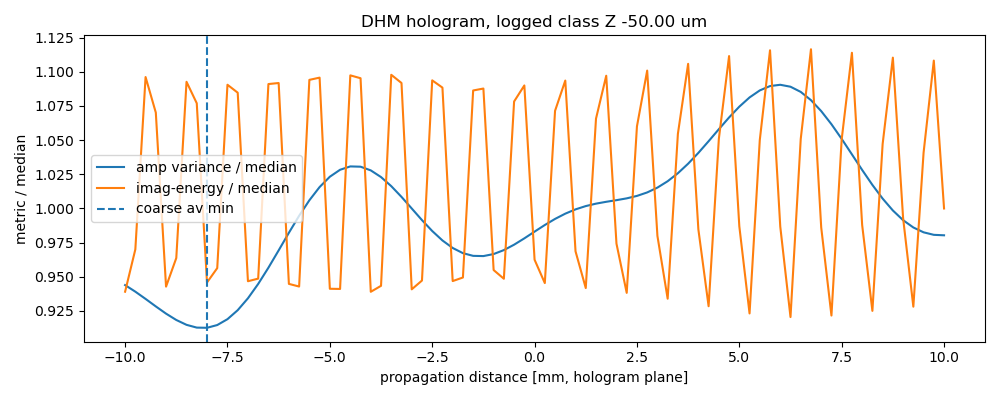
#> input picture real_data/dhm_tiny/dhm_c0_car281_coarse.png, 1000 x 400 px; its folder holds only this picture in this run
$ python run_dhm.py dhm_c0_car281_coarse.png 1.0
#> lines starting #> are read from the running program, lines starting #| are printed output that depends on the picture
#!/usr/bin/env python3
"""Run a Cuenat et al. DHM hologram (Zenodo 6337535) through the
wave-hologram pipeline and score it against its logged ground truth.

Dataset facts (paper arXiv:2203.07772 + Zenodo record + mapping file):
  * Experimental holograms of a pseudo-periodic PHASE pattern
    (9 um period, 100 nm Al layer), 1024x1024 px, 8-bit.
  * Lyncee Tec DHM (Fresnel off-axis family, cf. Cuche et al.),
    Leica 10x MO, NA 0.32, camera Basler acA1920-155um,
    pixel 5.86 um, wavelength 674.99 nm (SLD + 5 nm filter).
  * 100 classes x 400 holograms; mapping_z.txt gives the hexapod Z
    (um) per class, -50.000 ... +42.015 um in ~1 um steps.
  * The pattern is a PHASE object, so the package's imag-energy
    metric is NOT expected to bottom out (see REAL_DATA.md finding B);
    amplitude variance (minimum at focus for phase objects) and a
    Laplacian focus measure on intensity are tracked instead.

Scaling ambiguity (read this before believing any number):
  The logged Z is a SAMPLE-space displacement. The pipeline
  propagates the hologram-plane field with dx = 5.86 um. If the
  DHM software's reconstruction distance already lives in sample
  space, measured steps per class should be ~1 um; if the
  hologram-plane propagation must be converted by longitudinal
  magnification M^2 = 100, measured steps per class should be
  ~100 um. The script therefore reports the measured focus in
  hologram-plane coordinates AND the implied step-per-class under
  both scalings; the DATA decides which scaling holds. A constant
  offset between measured and logged planes is a calibration
  constant (where the DHM's image plane sits); a wrong STEP SIZE
  is a physics error. Score the slope, not just one point.

Comb lesson (DISCOVERY.md finding 5): the focus curve is a comb,
so a coarse grid argmin is NOT the measurement. Procedure here:
coarse sweep -> find candidate dips -> sub-micron fine scan
around each candidate dip -> report the tooth.

Usage:
  python3 run_dhm.py HOLO_FILE CLASS_Z_UM [--coarse-min MM ...]
Outputs: printed table + PNGs (spectrum, coarse curves, best focus)
in the same directory as this script.
"""
import argparse
import os
import sys

import numpy as np
from PIL import Image

sys.path.insert(0, os.path.dirname(os.path.dirname(os.path.dirname(
    os.path.abspath(__file__)))))
from wave_hologram import imag_energy, amplitude_variance

HERE = os.path.dirname(os.path.abspath(__file__))
WL = 674.99e-9
DX = 5.86e-6


def propagate(field, z, dx=DX, wl=WL):
    """Angular spectrum, uncached (see real_fly_focus.py: the package
    cache would hold one 1024^2 transfer function per distance)."""
    n = field.shape[0]
    fx = np.fft.fftfreq(n, d=dx)
    FX, FY = np.meshgrid(fx, fx)
    k = 2 * np.pi / wl
    arg = 1.0 - (wl * FX) ** 2 - (wl * FY) ** 2
    H = np.where(arg > 0, np.exp(1j * k * z * np.sqrt(np.maximum(arg, 0))), 0)
    return np.fft.ifft2(np.fft.fft2(field) * H)


def isolate_sideband(holo, win, carrier=None):
    """2-D generalisation of the package's crop-and-shift: strongest
    off-DC spectral peak (or the forced carrier, if given), window
    cropped around it, shifted to baseband. Returns (field,
    peak_row_bins, peak_col_bins, mag)."""
    n = holo.shape[0]
    spec = np.fft.fftshift(np.fft.fft2(holo - holo.mean()))
    mag = np.abs(spec)
    c = n // 2
    yy, xx = np.mgrid[0:n, 0:n]
    r = np.sqrt((yy - c) ** 2 + (xx - c) ** 2)
    search = mag.copy()
    search[r < 60] = 0.0  # blank DC + skirt
    if carrier is not None:
        pr, pc = c + carrier[0], c + carrier[1]
    else:
        pr, pc = np.unravel_index(int(np.argmax(search)), search.shape)
    r0, r1 = max(pr - win, 0), min(pr + win, n - 1)
    c0, c1 = max(pc - win, 0), min(pc + win, n - 1)
    crop = spec[r0:r1 + 1, c0:c1 + 1]
    full = np.zeros((n, n), dtype=complex)
    full[c - (pr - r0):c + (r1 - pr) + 1,
         c - (pc - c0):c + (c1 - pc) + 1] = crop
    return np.fft.ifft2(np.fft.ifftshift(full)), int(pr - c), int(pc - c), mag


def laplacian_measure(field):
    """Mean squared Laplacian of intensity: the paper's LAP-style
    focus criterion family (their Fig. 4d uses the intensity-image
    Laplacian). For a phase object it should PEAK near focus, where
    defocus has not yet converted phase into amplitude texture...
    in practice it is tracked alongside amplitude variance and the
    data decides; do not assume its sign."""
    inten = np.abs(field) ** 2
    gy, gx = np.gradient(inten)
    gyy, _ = np.gradient(gy)
    _, gxx = np.gradient(gx)
    return float(np.mean((gxx + gyy) ** 2))


def main():
    ap = argparse.ArgumentParser(description=__doc__.split("\n")[0])
    ap.add_argument("holo", help="hologram image file")
    ap.add_argument("class_z_um", type=float,
                    help="logged hexapod Z for this hologram's class (um)")
    ap.add_argument("--win", type=int, default=200,
                    help="sideband half-width in bins (default 200)")
    ap.add_argument("--carrier", type=int, nargs=2, default=None,
                    metavar=("ROW", "COL"),
                    help="force carrier peak bins from DC, e.g. 281 -268")
    ap.add_argument("--coarse-min", type=float, default=-10.0,
                    help="coarse sweep start, mm (default -10)")
    ap.add_argument("--coarse-max", type=float, default=10.0,
                    help="coarse sweep end, mm (default +10)")
    ap.add_argument("--coarse-step", type=float, default=0.25,
                    help="coarse sweep step, mm (default 0.25)")
    ap.add_argument("--fine-halfwidth-um", type=float, default=20.0,
                    help="fine scan half-width around candidate, um")
    ap.add_argument("--fine-step-um", type=float, default=0.2,
                    help="fine scan step, um (must be << comb tooth)")
    ap.add_argument("--tag", default="dhm",
                    help="output filename tag")
    args = ap.parse_args()

    holo = np.asarray(Image.open(args.holo)).astype(float)
    if holo.ndim == 3:
        holo = holo[:, :, 0]
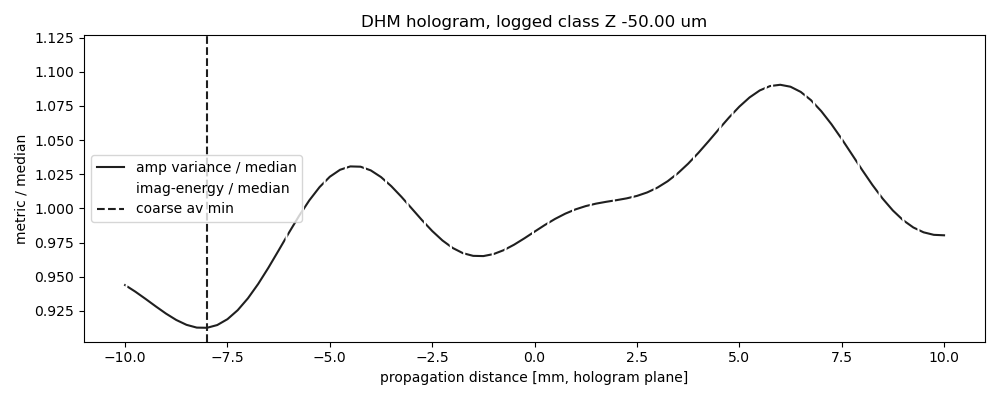
#> holo: shape (400, 1000) float64; min 0, max 255, mean 248.6
    print(f"hologram: {args.holo} shape {holo.shape} "
          f"range [{holo.min():.0f}, {holo.max():.0f}]")
#| hologram: dhm_c0_car281_coarse.png shape (400, 1000) range [0, 255]
    print(f"logged class Z: {args.class_z_um:+.3f} um "
          f"(lambda {WL*1e9:.2f} nm, dx {DX*1e6:.2f} um)")

    field0, pr, pc, mag = isolate_sideband(holo, args.win,
                                           carrier=args.carrier)
#> in isolate_sideband, `mag = np.abs(spec)`:
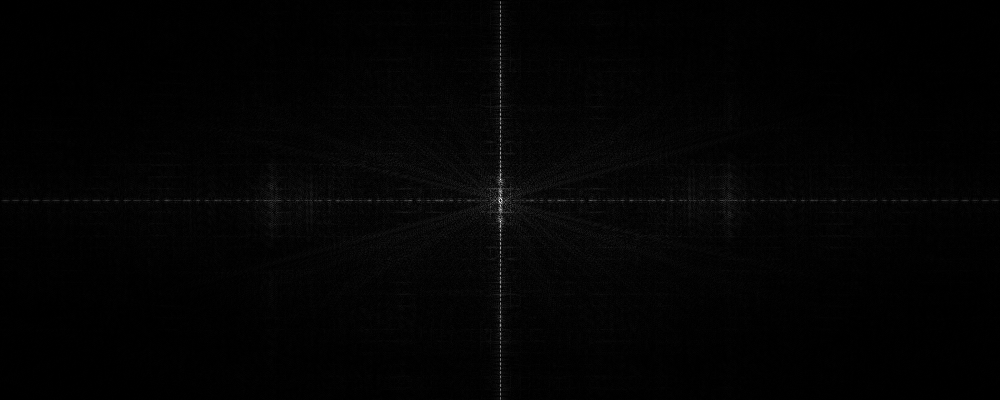
#> mag: shape (400, 1000) float64; min 5.03e-09, max 837599.6, mean 12279.2; drawn with min black and max white
    dc_dist = float(np.hypot(pr, pc))
    print(f"carrier peak at ({pr}, {pc}) bins from DC, distance "
          f"{dc_dist:.1f} bins; window half-width {args.win} bins")
    if dc_dist < args.win + 60:
        print("WARNING: sideband window may overlap DC/twin; "
              "treat reconstruction with suspicion.")
    # Off-axis check: a clean separated sideband peak far from DC is
    # the signature of an off-axis recording; an in-line hologram
    # has no such peak.
    print(f"off-axis evidence: sideband/DC magnitude ratio "
          f"{mag[pr + holo.shape[0]//2, pc + holo.shape[0]//2] / mag.max():.3f}")

    sweep = np.arange(args.coarse_min, args.coarse_max + 1e-9,
                      args.coarse_step) * 1e-3
    ie, av, lap = [], [], []
    for d in sweep:
        f = propagate(field0, d)
        ie.append(imag_energy(f))
        av.append(amplitude_variance(f))
        lap.append(laplacian_measure(f))
    ie, av, lap = map(np.array, (ie, av, lap))
    i_ie, i_av, i_lap = map(int, (np.argmin(ie), np.argmin(av),
                                  np.argmax(lap)))
    print("\ncoarse sweep (hologram-plane mm):")
    print(f"  imag-energy min : {sweep[i_ie]*1e3:+.2f} mm "
          f"({ie[i_ie]:.4f} vs median {np.median(ie):.4f}, "
          f"contrast {np.median(ie)/ie[i_ie]:.2f}x)")
    print(f"  amp-variance min: {sweep[i_av]*1e3:+.2f} mm "
          f"({av[i_av]:.4e} vs median {np.median(av):.4e}, "
          f"dip {(1 - av[i_av]/np.median(av))*100:.1f}%)")
    print(f"  laplacian max   : {sweep[i_lap]*1e3:+.2f} mm "
          f"({lap[i_lap]:.4e} vs median {np.median(lap):.4e})")

    # Fine scan around the amp-variance dip (the phase-object
    # candidate), sub-micron steps per the comb lesson.
    z0 = sweep[i_av]
    fine = (z0 + np.arange(-args.fine_halfwidth_um,
                            args.fine_halfwidth_um + 1e-9,
                            args.fine_step_um) * 1e-6)
    av_f = np.array([amplitude_variance(propagate(field0, d))
                     for d in fine])
    i_f = int(np.argmin(av_f))
    print(f"\nfine amp-variance min around {z0*1e3:+.2f} mm: "
          f"{fine[i_f]*1e3:+.4f} mm "
          f"(dip {(1 - av_f[i_f]/np.median(av_f))*100:.1f}% "
          f"vs local median)")
    print(f"\nNOTE: logged Z is sample-space ({args.class_z_um:+.3f} um). "
          f"Compare fine focus in hologram-plane mm against it under "
          f"BOTH scalings: direct (1 um step/class) and M^2=100 "
          f"(100 um step/class). A constant offset = image-plane "
          f"calibration; report the step size across classes.")

    import matplotlib
    matplotlib.use("Agg")
    import matplotlib.image
    from matplotlib.figure import Figure

    fig = Figure(figsize=(10, 4), dpi=100)
    ax = fig.subplots(1, 1)
    ax.plot(sweep * 1e3, av / np.median(av), label="amp variance / median")
    ax.plot(sweep * 1e3, ie / np.median(ie), label="imag-energy / median")
    ax.axvline(sweep[i_av] * 1e3, ls="--", label="coarse av min")
    ax.set_xlabel("propagation distance [mm, hologram plane]")
    ax.set_ylabel("metric / median")
    ax.set_title(f"DHM hologram, logged class Z {args.class_z_um:+.2f} um")
    ax.legend()
    fig.tight_layout()
    fig.savefig(os.path.join(HERE, f"{args.tag}_coarse.png"))

    f_best = propagate(field0, fine[i_f])
    inten = np.abs(f_best) ** 2
    matplotlib.image.imsave(os.path.join(HERE, f"{args.tag}_best.png"),
                            inten / inten.max())
    matplotlib.image.imsave(
        os.path.join(HERE, f"{args.tag}_spectrum.png"),
        np.log10(mag + 1) / np.log10(mag.max() + 1))
    print(f"\noutputs in {HERE}")


if __name__ == "__main__":
#> (the run stopped early here; a loop or call above may not have finished)

$ run again, on real_data/dhm_tiny/dhm_c0_coarse.png
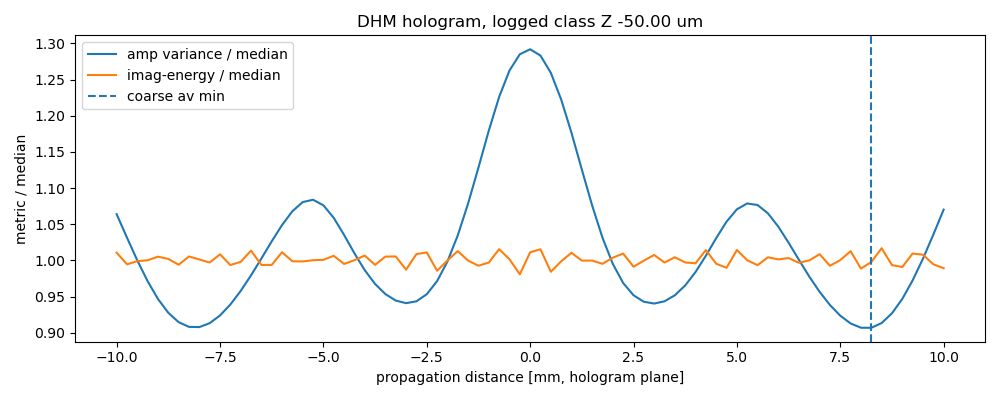
#> input picture real_data/dhm_tiny/dhm_c0_coarse.png, 1000 x 400 px
#> in main, `holo = holo[:, :, 0]`:
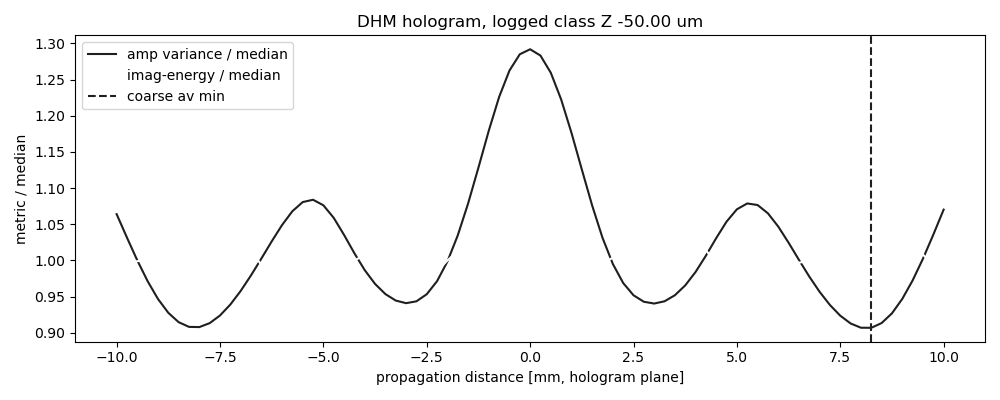
#> holo: shape (400, 1000) float64; min 0, max 255, mean 248
#| hologram: dhm_c0_coarse.png shape (400, 1000) range [0, 255]

$ run again, on real_data/dhm_tiny/dhm_c0_w45_coarse.png
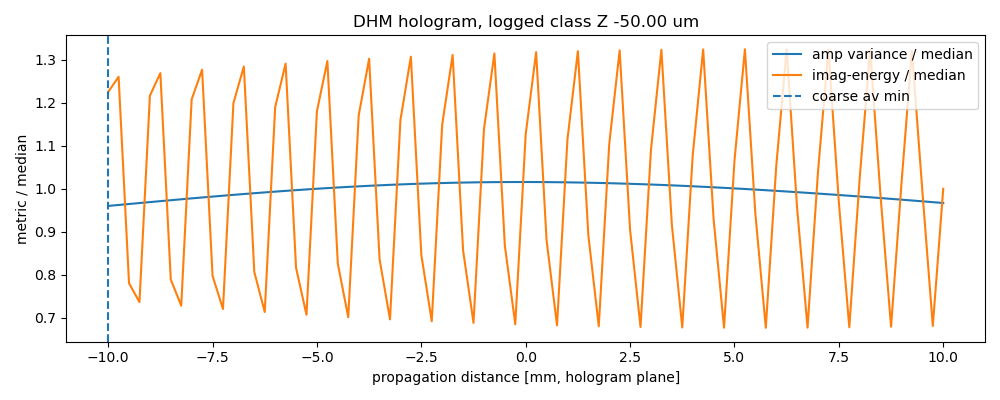
#> input picture real_data/dhm_tiny/dhm_c0_w45_coarse.png, 1000 x 400 px
#> in main, `holo = holo[:, :, 0]`:
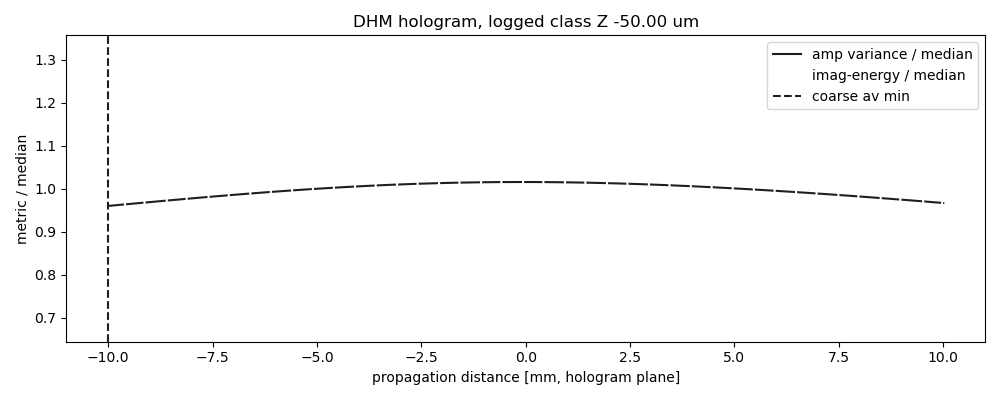
#> holo: shape (400, 1000) float64; min 0, max 255, mean 249.1
#| hologram: dhm_c0_w45_coarse.png shape (400, 1000) range [0, 255]
